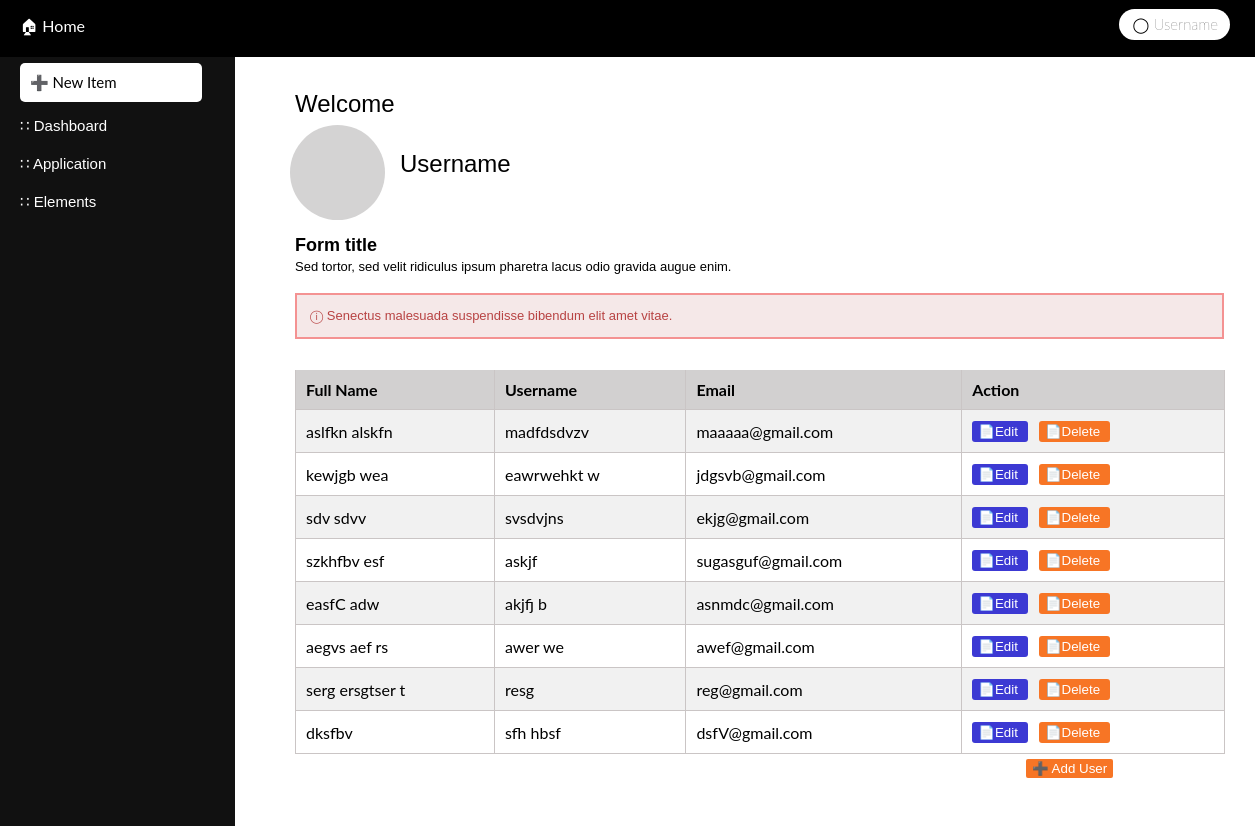
The page / on the database its author committed.
### home/models.py (models this page shows, shortened)
class User(models.Model):
    username = models.CharField(max_length=100)
    fullname = models.CharField(max_length=100)
    email= models.EmailField(unique=True)

### home/views.py (the view)
# urls.py: path("", views.index, name='home'),
def index(request):
    users = User.objects.all()
    return render(request, 'task.html', {'users': users})

### templates/task.html (shortened to what this page needs)
<!DOCTYPE html>
<html lang="en">
<head>
    <link rel="stylesheet" href="static/alcher.css">
</head>
<body>
    <div class="sidebar">
         <a id="add">➕ New Item</a>
        <button class="dropdown-btn">∷ Dashboard
        </button>
        <button class="dropdown-btn">∷ Application
        </button>
         <button class="dropdown-btn" id="el">∷ Elements
        </button>
    </div>
    <header id="home">
        🏠︎ Home</header>
    <h2 id="user">   ◯ Username</h2>
    <div >
        <a id="welcome">Welcome</a>
        <span class="dot"></span>
        <a id="username">Username</a>
        <a id="form">Form title</a>
        <p id="title_description"> Sed tortor, sed velit ridiculus ipsum pharetra lacus odio gravida augue enim.</p>
        <p id="error">ⓘ Senectus malesuada suspendisse bibendum elit amet vitae.</p>
        <div class="tablecontainer">
           <table id="table">
            <tr>
                <th>Full Name</th>
                <th>Username</th>
                <th>Email</th>
                <th>Action</th>
            </tr>
            <tbody>
              {% for user in users %}
                    <tr>
                        <td>{{ user.fullname }}</td>
                        <td>{{ user.username }}</td>
                        <td>{{ user.email }}</td>
                        <td>
                            <button class="edit-btn" data-id="{{ user.id }}" data-fullname="{{ user.fullname }}" data-username="{{ user.username }}" data-email="{{ user.email }}">📄Edit</button>
                            <form action="{% url 'home:delete_user' user.id %}" method="post" style="display:inline;">
                                <button type="submit" class="delete-btn">📄Delete</button>
                            </form>
                        </td>
                    </tr>
                    {% empty %}
                    <tr>
                        <td colspan="4">No users found.</td>
                    </tr>
                    {% endfor %}
            </tbody>
          </table>
          <button id="addUserBtn">➕ Add User</button>
        </div>
    </div>
</body>
</html>

### static/alcher.css (style rules this page uses)
#welcome { font-family: Arial, Helvetica, sans-serif; left:295px; font-weight: 500; font-size: x-large; position: absolute; top:90px; }
#username { font-family: Arial, Helvetica, sans-serif; left:400px; font-weight: 500; font-size: x-large; position: absolute; top: 150px; }
header { font-size: 20; background-color: black; color:white; padding: 15px; width: 100%; top: 0; left: 0; position:fixed; padding-left: 20px; z-index: 1; }
.dot { height: 95px; width: 95px; background-color: #d4d3d3; border-radius: 50%; display: inline-block; position:absolute; top:125px; left:290px; z-index:-1; }
#form { font-family: Arial, Helvetica, sans-serif; left:295px; font-weight: 600; font-size: large; position: absolute; top: 235px; }
#title_description { font-family:Arial, Helvetica, sans-serif; left:295px; font-weight: 150; font-size:small; position: absolute; top: 246px; }
#error { font-family:Arial, Helvetica, sans-serif; left:295px; font-weight: 500; font-size:small; position: absolute; top: 280px; color:rgb(184, 67, 67); background-color: rgb(245, 232, 232); padding:13px; padding-right: 550px; border-color: rgb(244, 146, 146); border-style: solid; border-width:2px; }
#user { font-size:15px; color:black; z-index:1; border-radius: 36px; display: inline-block; padding: 6px 12px; background-color: white; position:fixed; padding-left:14px; font-weight: lighter; right:25px; top:-3px; }
body { font-family: "Lato", sans-serif; }
.sidebar { height: 300%; width: 235px; position: absolute; top: 48px; left: 0; background-color: #111; padding-top: 20px; }
.sidebar a, .dropdown-btn { padding: 10px 15px; text-decoration: none; font-size: 15px; color: white; display: block; border: none; background: none; width: 100%; text-align: left; cursor: pointer; outline: none; padding-left: 20px; }
#add { color:black; background-color: white; display: inline-blocks; padding:10px 10px; width:162px; border-radius: 5px; position:relative; left:20px; top:-5px; }
.tablecontainer { width:930px; position: absolute; margin: auto; background: white; padding: 20px; top:350px; left:275px; }
#table { width: 100%; border-collapse: collapse; border-top:none; border-bottom:none; }
th, td { padding: 10px; border: 1px solid #cac5c5; text-align: left; border-top:none; }
th { background-color: #d2d0d0; }
.edit-btn { background-color: rgb(60, 57, 211); color: white; text-align: left; margin-right: 5px; border:none; border-radius:3px; padding-right:10px; padding-top:3px; padding-bottom: 3px; }
.delete-btn { background-color: #f77525; color: white; margin-left:2px; border:none; border-radius: 3px; padding-right:10px; padding-top:3px; padding-bottom: 3px; }
tr:nth-child(odd) { background-color: #f1f1f1; border-collapse:collapse; }
tr:nth-child(even) { background-color: #ffffff; border-collapse: collapse; }
#addUserBtn { color:white; background-color: #f77525; border:none; border-radius: 2px; padding-top: 2px; padding-bottom: 2px; margin-top: 5px; margin-left: 731px; }

### rows shown on the page
User: fullname "aslfkn alskfn", username "madfdsdvzv", email "maaaaa@gmail.com"
User: fullname "kewjgb wea", username "eawrwehkt w", email "jdgsvb@gmail.com"
User: fullname "sdv sdvv", username "svsdvjns", email "ekjg@gmail.com"
User: fullname "szkhfbv esf", username "askjf", email "sugasguf@gmail.com"
User: fullname "easfC adw", username "akjfj b", email "asnmdc@gmail.com"
User: fullname "aegvs aef rs", username "awer we", email "awef@gmail.com"
User: fullname "serg ersgtser t", username "resg", email "reg@gmail.com"
User: fullname "dksfbv", username "sfh hbsf", email "dsfV@gmail.com"
